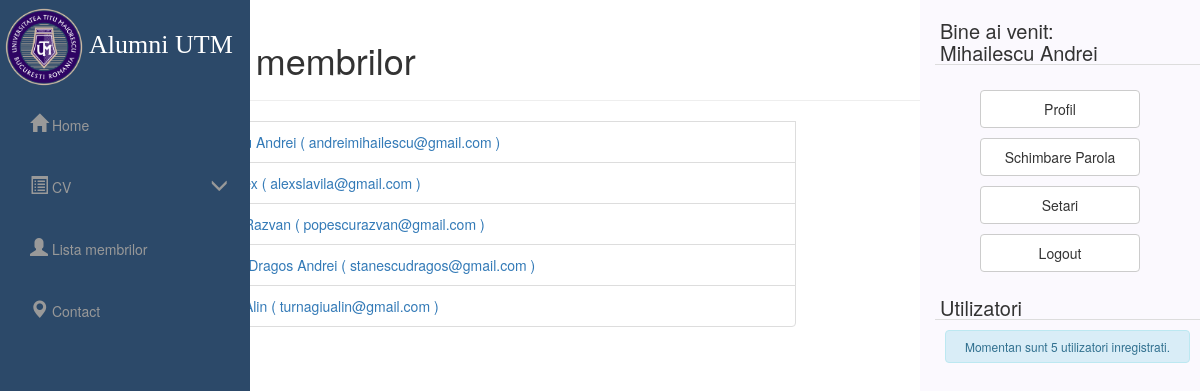
/lr/membri.php (signed in), run on the app's committed database.
### tables this page shows
CREATE TABLE `users` (
  `user_id` int(11) NOT NULL,
  `username` varchar(32) NOT NULL,
  `password` varchar(32) NOT NULL,
  `first_name` varchar(32) NOT NULL,
  `initiala_tata` varchar(5) NOT NULL,
  `last_name` varchar(32) NOT NULL,
  `email` varchar(1024) NOT NULL,
  `CNP` varchar(20) NOT NULL,
  `active` int(11) NOT NULL DEFAULT '1',
  `type` int(1) NOT NULL DEFAULT '0'
);

### lr/core/functions/users.php (called while the page is built, shortened)
<?php
function user_count(){
	$host = 'localhost';
	$dbname = 'licenta';
	$user = 'root';
	$pass = '';
	try {
		$connection = new PDO('mysql:host='.$host.';dbname='.$dbname,$user,$pass);
	}catch(PDOException $e){
		die($e->getCode());
	}
	$conn = $connection->prepare("SELECT * FROM users WHERE active = 1");
	$conn->execute();
	$activeusers = $conn->rowCount();
	return $activeusers;
}
function user_data($user_id){
	$host = 'localhost';
	$dbname = 'licenta';
	$user = 'root';
	$pass = '';
	try {
		$connection = new PDO('mysql:host='.$host.';dbname='.$dbname,$user,$pass);
	}catch(PDOException $e){
		die($e->getCode());
	}
	$user_id = (int)$user_id;
	$func_num_args = func_num_args();
	$func_get_args = func_get_args();
	if ($func_num_args > 1) {
		unset($func_get_args[0]);
		$fields = '' . implode(', ', $func_get_args) . '';
		$conn = $connection->prepare("SELECT $fields FROM users WHERE user_id = :user_id");
		$conn->bindParam(':user_id', $user_id, PDO::PARAM_STR);
		$conn->execute();
		$data = $conn->fetch(PDO::FETCH_OBJ);
		return ($data);
	}
}
function logged_in() {
	if(isset($_SESSION['nume']))
	{
		return true;
	}
	else
	{
		return false;
	}
}
?>

### lr/core/init.php (called while the page is built, shortened)
<?php
	require 'functions/users.php';
	if (logged_in() === true) {
		$session_user_id = $_SESSION['user_id'];
		$user_data = user_data($session_user_id, 'user_id', 'username', 'password', 'first_name', 'last_name', 'email', 'type');
	}
?>

### lr/membri.php (the view, shortened to what this page needs)
<?php
include 'core/init.php';
include 'includes/overall/header.php';
include 'core/database/connectcv.php';
?>
<body>
		<h1>Lista membrilor </h1><hr>
	<?php
		$selectare = $connection->prepare('SELECT * FROM users');
		$selectare->execute();
		while($rand = $selectare->fetch(PDO::FETCH_OBJ)){
			?>
			<li class="list-group-item cautare-list">
  			<a href="<?php echo $rand->username ?>">
  			<?php echo $rand->first_name . ' ' . $rand->last_name . ' ( ' . $rand->email . ' )';?>
  			</a></li>
  			<?php
		}
	?>
</body>
<?php
include 'includes/overall/footer.php';
?>

### lr/includes/overall/header.php
<!DOCTYPE html>
<html lang="en">
<?php include 'includes/head.php';?>
<body>
<?php include 'includes/header.php';?>
<div id="page-content-wrapper">
<div class="container-fluid xyz">
<div class="row">
<div class="col-lg-12">
<div id="container">
<?php include 'includes/aside.php';?>
<div class="container">
<div class="left-margin">

### lr/includes/head.php (shortened to what this page needs)
<head>
    <?php $baseUrl = "http://" . $_SERVER['SERVER_NAME'] . "/lr"; ?>
	<link rel="stylesheet" href="https://maxcdn.bootstrapcdn.com/bootstrap/3.3.6/css/bootstrap.min.css">
	<link rel="stylesheet" <?php echo "href=" . $baseUrl . "/css/style.css"?>>
	<link <?php echo "href=" . $baseUrl . "/css/bootstrap.min.css" ?> rel="stylesheet">
    <link <?php echo "href=" . $baseUrl . "/css/simple-sidebar.css"?> rel="stylesheet">
</head>

### lr/includes/header.php (shortened to what this page needs)
<header>
    <div id="wrapper">
        <?php include 'includes/menu.php'; ?>
</header>

### lr/includes/menu.php (shortened to what this page needs)
<div id="sidebar-wrapper">
    <ul class="sidebar-nav nav-pills nav-stacked" id="menu">
        <li>
            <div class="logo">
                <a class="no-hover" style="color:white;" href="index.php"><img src="img/logo.png" alt="logo" height="80" width="80"> Alumni UTM</a>
           </div>
        </li>
        <li>
            <a href="index.php"><h4 class="glyphicon glyphicon-home"></h4>  Home</a>
        </li>
        <li>
            <a href="#"><h4 class="glyphicon glyphicon-list-alt"></h4> CV <h4 class="glyphicon glyphicon-menu-down menu-dropdown"></h4></a>
        </li>
        <li>
            <a href="membri.php"> <h4 class="glyphicon glyphicon-user"></h4> Lista membrilor</a>
        </li>
        <li>
            <a href="contact.php"><h4 class="glyphicon glyphicon-map-marker"></h4> Contact</a>
        </li>
    </ul>
</div>

### lr/includes/aside.php
<aside class="mrgright0">
    <?php
        if (logged_in() === true)
        {
            include 'includes/widgets/loggedin.php';
        }
        else
        {
            include 'includes/widgets/login.php';
        }
        include 'includes/widgets/user_count.php';
    ?>
</aside>

### lr/includes/widgets/loggedin.php
<div class="widget">
<h2><?php echo 'Bine ai venit:<br> ' . $user_data->first_name . ' ' . $user_data->last_name ?></h2>
</div>
<div class="inner">
<div class="btn-group-vertical button-space" role="group" aria-label="...">
<form action="<?php echo $user_data->username;?>" method="post">
<button type="submit" class="btn btn-default widget-button hover1">Profil</button>
</form>
<form action="changepassword.php" method="post">
<button type="submit" class="btn btn-default widget-button hover1">Schimbare Parola</button>
</form>
<form action="settings.php" method="post">
<button type="submit" class="btn btn-default widget-button hover1">Setari</button>
</form>
<form action="logout.php" method="post">
<button type="submit" class="btn btn-default widget-button hover1">Logout</button>
</form>
</div>
</div>

### lr/includes/widgets/user_count.php
 <div class="widget">
	<h2>Utilizatori</h2>
        <div class="inner">
        	<?php
        		$user_count=user_count();
        		if ($user_count != 1) {
        			$suffix = 'i';
                                $este = 'sunt';
                                $inregistrat = 'inregistrati';
                        }
        		else
                        {
        			$suffix = '';
                                $este = 'este';
                                $inregistrat = 'inregistrat';
                        }
        	?>
                <div class="alert alert-info user-count" role="alert">
        	Momentan <?php echo $este; ?> <?php echo $user_count; ?>  utilizator<?php echo $suffix; ?> <?php echo $inregistrat; ?>.
                </div>
        </div>
</div>

### lr/includes/overall/footer.php (shortened to what this page needs)
    </div>
    </div>
    </div>
    </div>
    </div>
    </div>
    </div>
</body>
</html>

### lr/css/style.css (style rules this page uses)
div.left-margin { margin-left: 120px !important; }

### lr/css/simple-sidebar.css (style rules this page uses)
#wrapper { padding-left: 0; -webkit-transition: all 0.5s ease; -moz-transition: all 0.5s ease; -o-transition: all 0.5s ease; transition: all 0.5s ease; overflow: hidden; }
#sidebar-wrapper { z-index: 1000; position: fixed; left: 250px; width: 0; height: 100%; margin-left: -250px; overflow-y: auto; background: #2c4969; -webkit-transition: all 0.5s ease; -moz-transition: all 0.5s ease; -o-transition: all 0.5s ease; transition: all 0.5s ease; overflow: hidden; }
#page-content-wrapper { position: absolute; padding: 15px; width: 100%; overflow-x: hidden; }
.xyz { min-width: 360px; }
.sidebar-nav { position: absolute; top: 0; width: 3000px; margin: 0; padding: 0; list-style: none; margin-top: 2px; }
.sidebar-nav li { text-indent: 15px; line-height: 60px; }
.sidebar-nav li a { display: block; text-decoration: none; color: #999999; }
@media (min-width:768px) { #sidebar-wrapper { width: 250px; } }
@media (min-width:768px) { #page-content-wrapper { padding: 20px; position: relative; -webkit-transition: all 0.5s ease; -moz-transition: all 0.5s ease; -o-transition: all 0.5s ease; transition: all 0.5s ease; } }
.widget { margin-bottom:20px; }
.widget h2 { margin:0 0 10px 0; padding:0 5px; font-weight:normal; border-bottom:1px solid #ddd; margin-top: 20px; font-size: 20px; }
.widget .inner { margin:0 10px; }
aside { width:260px; float:right; border-left:1px #aaa; padding-left:15px; }
aside.mrgright0 { position: fixed !important; top: 0; right: 0; width: 280px; height: 100%; background: #FBF9FE; }
.logo { font-size: 26px; color: #fff; font-family: Times New Roman; margin-left: -11px; margin-top: 5px; margin-bottom: 8px; }
.widget-button { width: 160px !important; margin: 5px; padding: 8px; }
.button-space { margin-left: 40px; }
.user-count { padding: 7px; font-size: 12px; text-align: center; }
.cautare-list { margin-right: 394px; }
.menu-dropdown { padding-left: 120px !important; }

### data on the page
users: first_name "Mihailescu", last_name "Andrei", email "andreimihailescu@gmail.com"
users: email "alexslavila@gmail.com"
users: last_name "Razvan", email "popescurazvan@gmail.com"
users: last_name "Dragos Andrei", email "stanescudragos@gmail.com"
users: last_name "Alin", email "turnagiualin@gmail.com"

### other printed values
$este "sunt"
$user_count "5"
$suffix "i"
$inregistrat "inregistrati"
